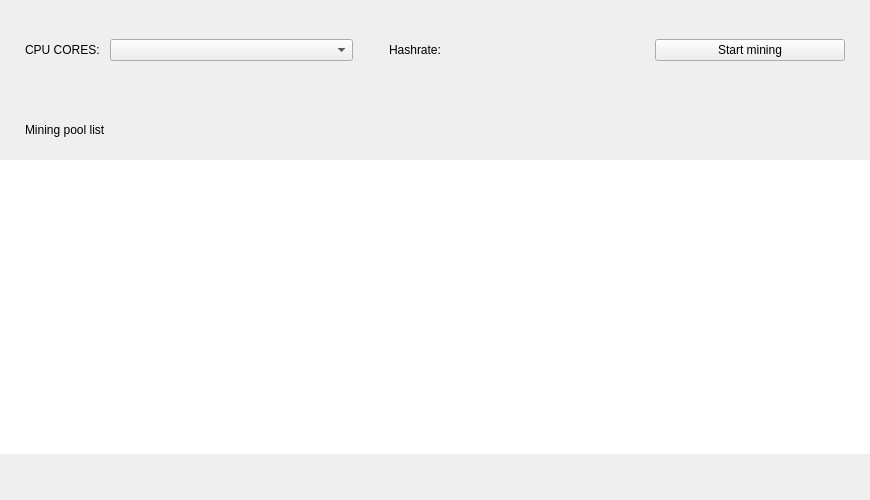
<?xml version="1.0" encoding="UTF-8"?>
<ui version="4.0">
 <class>MiningFrame</class>
 <widget class="QFrame" name="MiningFrame">
  <property name="geometry">
   <rect>
    <x>0</x>
    <y>0</y>
    <width>870</width>
    <height>500</height>
   </rect>
  </property>
  <property name="windowTitle">
   <string>Frame</string>
  </property>
  <property name="frameShape">
   <enum>QFrame::NoFrame</enum>
  </property>
  <property name="frameShadow">
   <enum>QFrame::Raised</enum>
  </property>
  <layout class="QVBoxLayout" name="verticalLayout">
   <property name="spacing">
    <number>0</number>
   </property>
   <property name="leftMargin">
    <number>0</number>
   </property>
   <property name="topMargin">
    <number>0</number>
   </property>
   <property name="rightMargin">
    <number>0</number>
   </property>
   <property name="bottomMargin">
    <number>0</number>
   </property>
   <item>
    <widget class="QFrame" name="m_miningManageFrame">
     <property name="minimumSize">
      <size>
       <width>0</width>
       <height>100</height>
      </size>
     </property>
     <property name="maximumSize">
      <size>
       <width>16777215</width>
       <height>100</height>
      </size>
     </property>
     <property name="frameShape">
      <enum>QFrame::NoFrame</enum>
     </property>
     <property name="frameShadow">
      <enum>QFrame::Raised</enum>
     </property>
     <layout class="QHBoxLayout" name="horizontalLayout">
      <property name="spacing">
       <number>10</number>
      </property>
      <property name="leftMargin">
       <number>25</number>
      </property>
      <property name="topMargin">
       <number>20</number>
      </property>
      <property name="rightMargin">
       <number>25</number>
      </property>
      <property name="bottomMargin">
       <number>20</number>
      </property>
      <item>
       <widget class="QLabel" name="label">
        <property name="sizePolicy">
         <sizepolicy hsizetype="Fixed" vsizetype="Fixed">
          <horstretch>0</horstretch>
          <verstretch>0</verstretch>
         </sizepolicy>
        </property>
        <property name="text">
         <string>CPU CORES:</string>
        </property>
       </widget>
      </item>
      <item>
       <widget class="QComboBox" name="m_cpuCoresCombo"/>
      </item>
      <item>
       <spacer name="horizontalSpacer_2">
        <property name="orientation">
         <enum>Qt::Horizontal</enum>
        </property>
        <property name="sizeType">
         <enum>QSizePolicy::Fixed</enum>
        </property>
        <property name="sizeHint" stdset="0">
         <size>
          <width>13</width>
          <height>20</height>
         </size>
        </property>
       </spacer>
      </item>
      <item>
       <spacer name="horizontalSpacer">
        <property name="orientation">
         <enum>Qt::Horizontal</enum>
        </property>
        <property name="sizeType">
         <enum>QSizePolicy::Fixed</enum>
        </property>
        <property name="sizeHint" stdset="0">
         <size>
          <width>13</width>
          <height>20</height>
         </size>
        </property>
       </spacer>
      </item>
      <item>
       <widget class="QFrame" name="m_hashRateFrame">
        <layout class="QGridLayout" name="gridLayout_2">
         <property name="leftMargin">
          <number>0</number>
         </property>
         <property name="topMargin">
          <number>0</number>
         </property>
         <property name="rightMargin">
          <number>0</number>
         </property>
         <property name="bottomMargin">
          <number>0</number>
         </property>
         <property name="spacing">
          <number>5</number>
         </property>
         <item row="2" column="0">
          <spacer name="verticalSpacer_2">
           <property name="orientation">
            <enum>Qt::Vertical</enum>
           </property>
           <property name="sizeHint" stdset="0">
            <size>
             <width>20</width>
             <height>40</height>
            </size>
           </property>
          </spacer>
         </item>
         <item row="1" column="1" alignment="Qt::AlignLeft">
          <widget class="QLabel" name="m_hashrateLabel">
           <property name="minimumSize">
            <size>
             <width>0</width>
             <height>0</height>
            </size>
           </property>
           <property name="text">
            <string/>
           </property>
          </widget>
         </item>
         <item row="0" column="0">
          <spacer name="verticalSpacer">
           <property name="orientation">
            <enum>Qt::Vertical</enum>
           </property>
           <property name="sizeHint" stdset="0">
            <size>
             <width>20</width>
             <height>40</height>
            </size>
           </property>
          </spacer>
         </item>
         <item row="1" column="0">
          <widget class="QLabel" name="label_7">
           <property name="text">
            <string>Hashrate:</string>
           </property>
           <property name="indent">
            <number>0</number>
           </property>
          </widget>
         </item>
        </layout>
       </widget>
      </item>
      <item>
       <spacer name="horizontalSpacer_3">
        <property name="orientation">
         <enum>Qt::Horizontal</enum>
        </property>
        <property name="sizeType">
         <enum>QSizePolicy::Fixed</enum>
        </property>
        <property name="sizeHint" stdset="0">
         <size>
          <width>13</width>
          <height>20</height>
         </size>
        </property>
       </spacer>
      </item>
      <item>
       <widget class="QPushButton" name="m_startMiningButton">
        <property name="sizePolicy">
         <sizepolicy hsizetype="Fixed" vsizetype="Fixed">
          <horstretch>0</horstretch>
          <verstretch>0</verstretch>
         </sizepolicy>
        </property>
        <property name="minimumSize">
         <size>
          <width>100</width>
          <height>0</height>
         </size>
        </property>
        <property name="maximumSize">
         <size>
          <width>190</width>
          <height>16777215</height>
         </size>
        </property>
        <property name="text">
         <string>Start mining</string>
        </property>
        <property name="checkable">
         <bool>true</bool>
        </property>
       </widget>
      </item>
     </layout>
    </widget>
   </item>
   <item>
    <layout class="QHBoxLayout" name="horizontalLayout_2">
     <property name="leftMargin">
      <number>25</number>
     </property>
     <property name="topMargin">
      <number>20</number>
     </property>
     <property name="rightMargin">
      <number>25</number>
     </property>
     <property name="bottomMargin">
      <number>20</number>
     </property>
     <item>
      <widget class="QLabel" name="label_6">
       <property name="text">
        <string>Mining pool list</string>
       </property>
      </widget>
     </item>
     <item>
      <spacer name="horizontalSpacer_5">
       <property name="orientation">
        <enum>Qt::Horizontal</enum>
       </property>
       <property name="sizeHint" stdset="0">
        <size>
         <width>40</width>
         <height>20</height>
        </size>
       </property>
      </spacer>
     </item>
    </layout>
   </item>
   <item>
    <widget class="WalletGUI::PoolTreeView" name="m_poolView">
     <property name="focusPolicy">
      <enum>Qt::NoFocus</enum>
     </property>
     <property name="frameShape">
      <enum>QFrame::NoFrame</enum>
     </property>
     <property name="sizeAdjustPolicy">
      <enum>QAbstractScrollArea::AdjustToContents</enum>
     </property>
     <property name="showDropIndicator" stdset="0">
      <bool>false</bool>
     </property>
     <property name="dragEnabled">
      <bool>false</bool>
     </property>
     <property name="dragDropOverwriteMode">
      <bool>false</bool>
     </property>
     <property name="dragDropMode">
      <enum>QAbstractItemView::InternalMove</enum>
     </property>
     <property name="defaultDropAction">
      <enum>Qt::MoveAction</enum>
     </property>
     <property name="selectionMode">
      <enum>QAbstractItemView::NoSelection</enum>
     </property>
     <property name="selectionBehavior">
      <enum>QAbstractItemView::SelectRows</enum>
     </property>
     <property name="verticalScrollMode">
      <enum>QAbstractItemView::ScrollPerPixel</enum>
     </property>
     <property name="cornerButtonEnabled">
      <bool>true</bool>
     </property>
     <attribute name="verticalHeaderVisible">
      <bool>false</bool>
     </attribute>
    </widget>
   </item>
   <item>
    <widget class="QFrame" name="m_addPoolFrame">
     <property name="frameShape">
      <enum>QFrame::NoFrame</enum>
     </property>
     <property name="frameShadow">
      <enum>QFrame::Raised</enum>
     </property>
     <layout class="QGridLayout" name="gridLayout">
      <property name="leftMargin">
       <number>25</number>
      </property>
      <property name="topMargin">
       <number>23</number>
      </property>
      <property name="rightMargin">
       <number>25</number>
      </property>
      <property name="bottomMargin">
       <number>23</number>
      </property>
     </layout>
    </widget>
   </item>
  </layout>
 </widget>
 <customwidgets>
  <customwidget>
   <class>WalletGUI::PoolTreeView</class>
   <extends>QTableView</extends>
   <header>PoolTreeView.h</header>
  </customwidget>
 </customwidgets>
 <resources/>
 <connections>
  <connection>
   <sender>m_startMiningButton</sender>
   <signal>clicked(bool)</signal>
   <receiver>MiningFrame</receiver>
   <slot>startMiningClicked(bool)</slot>
   <hints>
    <hint type="sourcelabel">
     <x>1012</x>
     <y>97</y>
    </hint>
    <hint type="destinationlabel">
     <x>566</x>
     <y>262</y>
    </hint>
   </hints>
  </connection>
  <connection>
   <sender>m_cpuCoresCombo</sender>
   <signal>activated(int)</signal>
   <receiver>MiningFrame</receiver>
   <slot>cpuCoreCountChangedByUser(int)</slot>
   <hints>
    <hint type="sourcelabel">
     <x>166</x>
     <y>40</y>
    </hint>
    <hint type="destinationlabel">
     <x>566</x>
     <y>273</y>
    </hint>
   </hints>
  </connection>
 </connections>
 <slots>
  <slot>startMiningClicked(bool)</slot>
  <slot>addPoolClicked()</slot>
  <slot>newPoolUrlChanged()</slot>
  <slot>schedulePolicyChanged(QAbstractButton*,bool)</slot>
  <slot>deleteClicked(QModelIndex)</slot>
  <slot>cpuCoreCountChangedByUser(int)</slot>
  <slot>miningOnLockedScreenChecked(bool)</slot>
 </slots>
 <buttongroups>
  <buttongroup name="m_poolSelectionStrategyButtonGroup"/>
 </buttongroups>
</ui>
